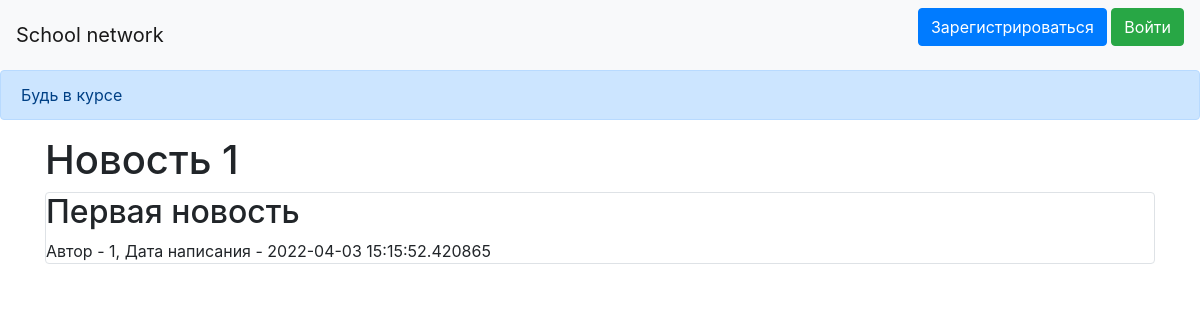
The app's page /obs/1, older data.
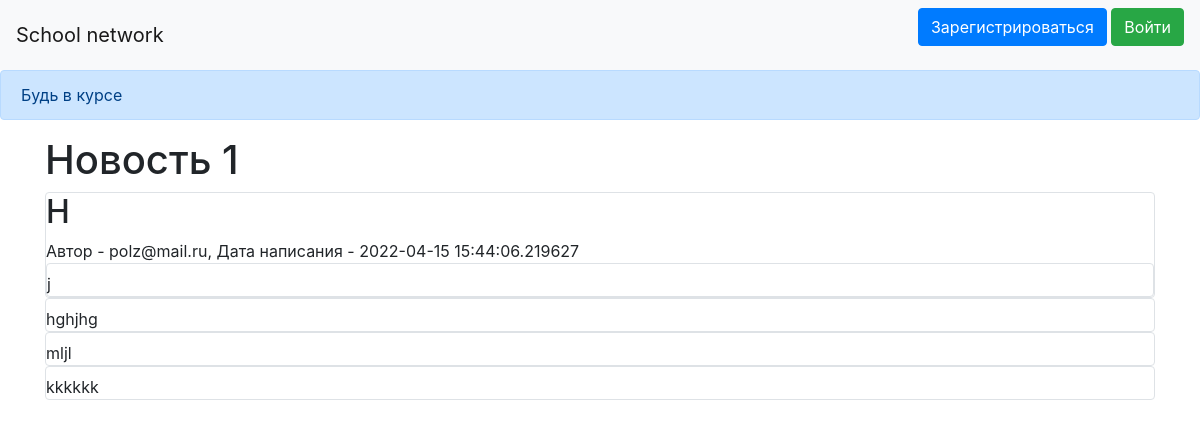
The same page, newer data.
### data/news.py (models this page shows)
class News(SqlAlchemyBase):
    __tablename__ = 'news'
    id = sqlalchemy.Column(sqlalchemy.Integer,
                           primary_key=True, autoincrement=True)
    title = sqlalchemy.Column(sqlalchemy.String, nullable=True)
    content = sqlalchemy.Column(sqlalchemy.String, nullable=True)
    created_date = sqlalchemy.Column(sqlalchemy.DateTime,
                                     default=datetime.datetime.now)
    for_which_form = sqlalchemy.Column(sqlalchemy.Boolean, default=True)
    user_id = sqlalchemy.Column(sqlalchemy.Integer,
                                sqlalchemy.ForeignKey("users.id"))
    is_news = sqlalchemy.Column(sqlalchemy.Boolean, default=True)
    user = orm.relation('User')

### data/users.py (models this page shows, shortened)
class User(SqlAlchemyBase, UserMixin):
    __tablename__ = 'users'
    id = sqlalchemy.Column(sqlalchemy.Integer,
                           primary_key=True, autoincrement=True)
    name = sqlalchemy.Column(sqlalchemy.String, nullable=True)
    about = sqlalchemy.Column(sqlalchemy.String, nullable=True)
    email = sqlalchemy.Column(sqlalchemy.String,
                              index=True, unique=True, nullable=True)
    hashed_password = sqlalchemy.Column(sqlalchemy.String, nullable=True)
    created_date = sqlalchemy.Column(sqlalchemy.DateTime,
                                     default=datetime.datetime.now)
    is_teacher = sqlalchemy.Column(sqlalchemy.Boolean, default=True)
    news = orm.relation("News", back_populates='user')

### data/obs.py (models this page shows)
class Obs(SqlAlchemyBase):
    __tablename__ = 'obs'
    id = sqlalchemy.Column(sqlalchemy.Integer, primary_key=True,
                           autoincrement=True)
    name = sqlalchemy.Column(sqlalchemy.String)
    content = sqlalchemy.Column(sqlalchemy.String, nullable=True)
    news_id = sqlalchemy.Column(sqlalchemy.Integer)

### main.py (the view)
@app.route("/obs/<int:id>", methods=['GET', 'POST'])
def obs(id):
    db_session.global_init("db/blogs.db")
    db_sess = db_session.create_session()
    news = db_sess.query(News).filter(News.id == id,
                                      ).first()
    obs = db_sess.query(Obs).filter(Obs.news_id == id,
                                    )
    return render_template("obs.html", news=news, title=news.title, id=news.id, obs=obs)

### data/db_session.py (called while the page is built, shortened)
def global_init(db_file):
    global __factory
    if __factory:
        return

def create_session() -> Session:
    global __factory
    return __factory()

### templates/obs.html (shortened to what this page needs)
{% extends "base.html" %}
{% block content %}
<h1>{{title}}</h1>
<div class="col-md6 border rounded">
    <h2>{{news.content}}</h2>
    <div>
        Автор - {{news.user.name}}, Дата написания - {{news.created_date}}
    </div>
    {% if obs%}
    {% for item in obs%}
<div class="col-md6 border rounded">
    <div>
        {{item.content}}
    </div>
    </div>
</div>
{% endfor %}
{% endif %}
</div>
{% endblock %}

Row changes from the older to the newer data that the page shows:
changed News "Новость 1": content "Первая новость" → "H"; created_date "2022-04-03 15:15:52.420865" → "2022-04-15 15:44:06.219627"
changed User: user.name "1" → "polz@mail.ru"
added Obs: content "j"
added Obs: content "hghjhg"
added Obs: content "mljl"
added Obs: content "kkkkkk"
